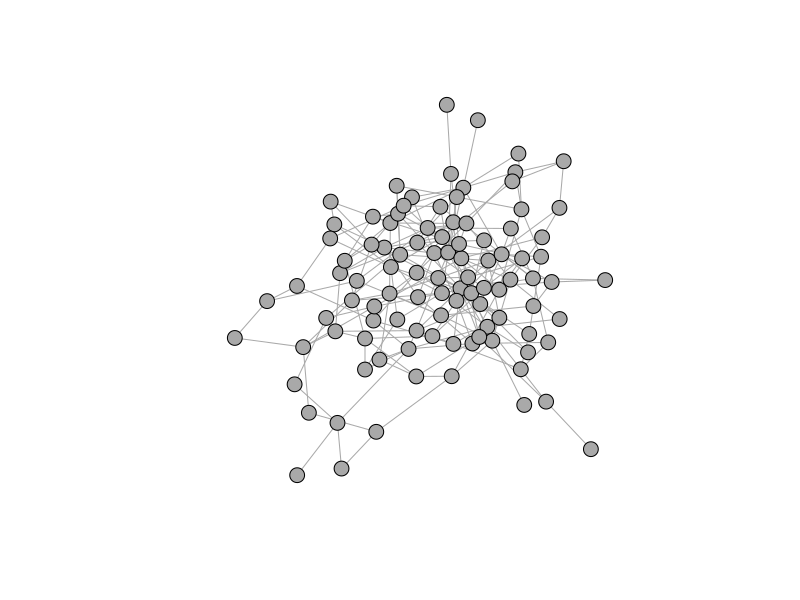
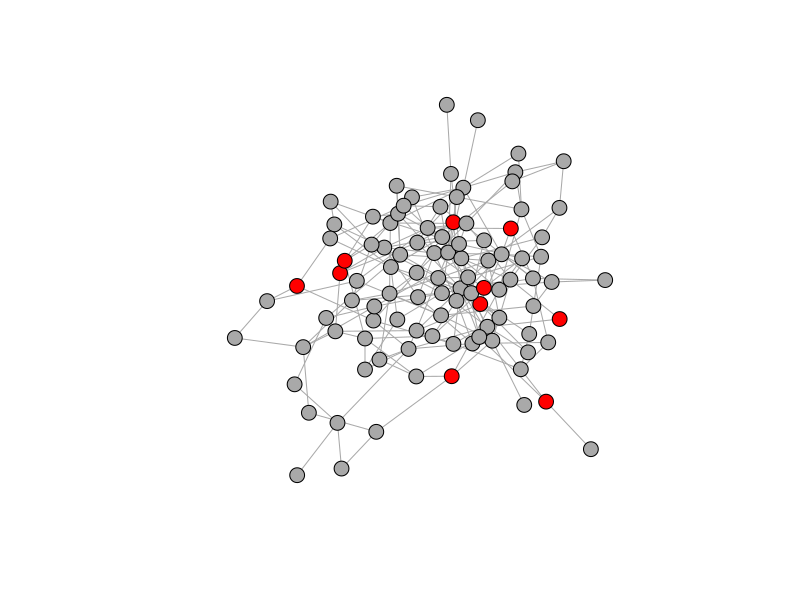
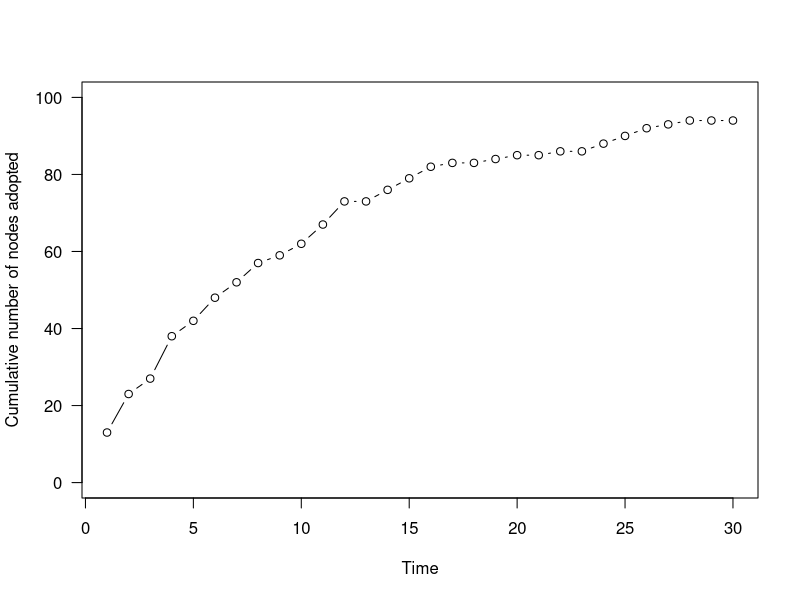
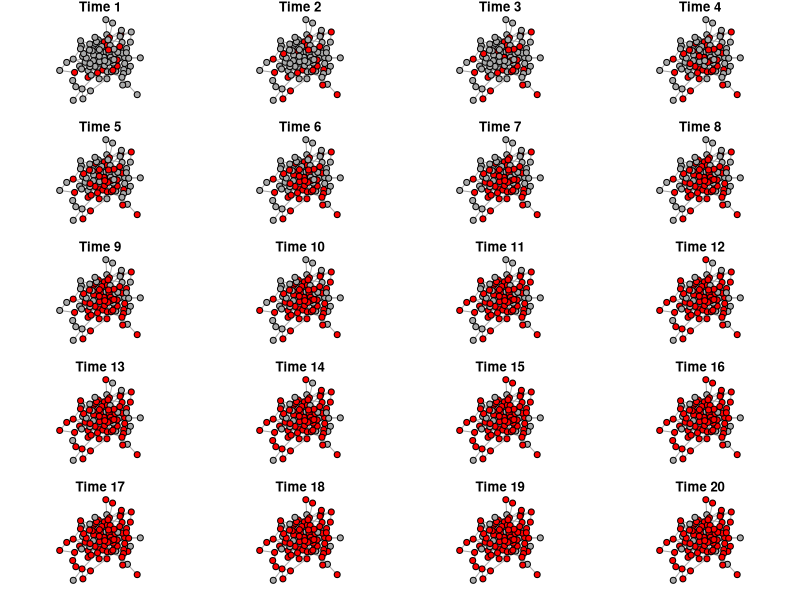
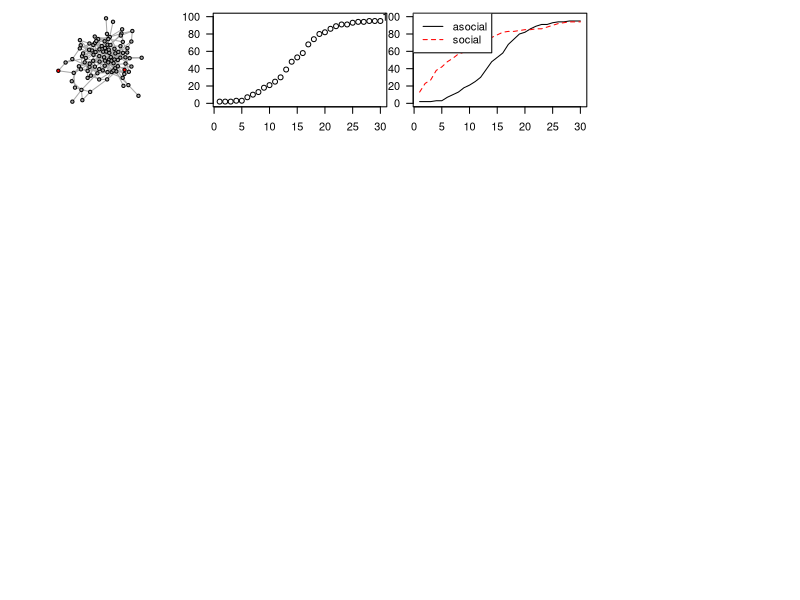
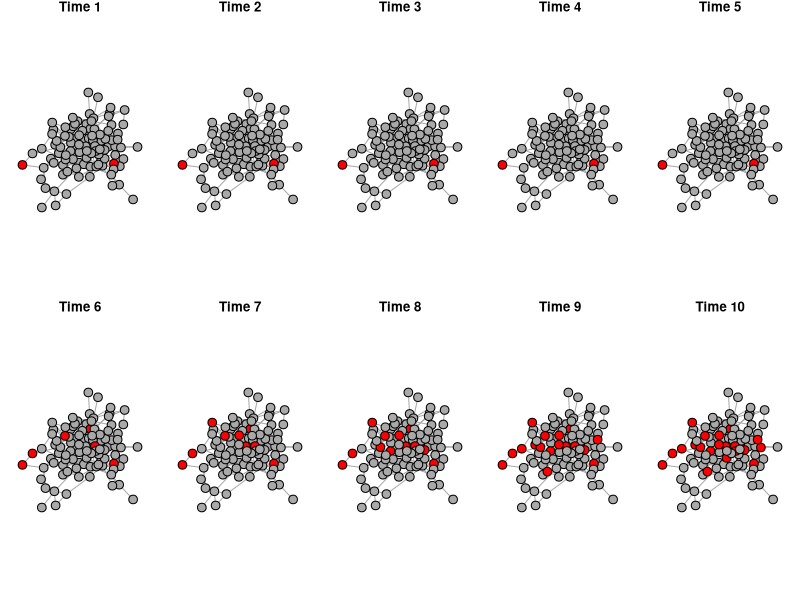

The R source for these figures, in order:
## ---- chunk 1
library(knitr)
knitr::opts_chunk$set(fig.width=5, fig.height=4.5, message=F) 
set.seed(2)
## ---- chunk 2
library(igraph)
## ---- chunk 3
set.seed(4)
n=100
g=erdos.renyi.game(n, p=0.05)
V(g)$status=0 #the 'innovation adoption status' for each individual. All initially 0.
## ---- chunk 4
l=layout_with_fr(g)
plot(g, vertex.label="", vertex.size=8, vertex.color="darkgray", layout=l)
## ---- chunk 5
x=0.1
## ---- chunk 6
naive=which(V(g)$status==0) #which individuals have not adopted yet?

adopt=sample(c(1,0), length(naive), prob=c(x, 1-x), replace=T) #based on the probabilities, flip a coin for each naive individual and determine if the individual adopts the innovation in the current time step

V(g)$status[naive][which(adopt==1)]=1 #change status of individuals whose status is 0 and is in the list of new adopters 

plot(g, vertex.label="", vertex.color=c("darkgray", "red")[V(g)$status+1], vertex.size=8, layout=l)
## ---- chunk 7
t=30
g.time=list()
V(g)$status=0
for(j in 1:t){
  naive=which(V(g)$status==0) 
  adopt=sample(c(1,0), length(naive), prob=c(x, 1-x), replace=T)
  V(g)$status[naive][which(adopt==1)]=1 
  g.time[[j]]=g
}
## ---- chunk 8
n.adopt.asocial=sapply(g.time, function(x) length(which(V(x)$status==1))) #for each time step, count the number of individuals that have adopted the innovation
plot(n.adopt.asocial, type="b", las=1, ylab="Cumulative number of nodes adopted", xlab="Time", ylim=c(0,100))
## ---- chunk 9
def.par <- par(no.readonly = TRUE)
layout(matrix(1:20, byrow=T, nrow=5))
par(mar=c(1,1,1,1))
for(i in 1:20){
  v.col=c("darkgray", "red")[V(g.time[[i]])$status+1]
  plot(g.time[[i]], vertex.label="", vertex.color=v.col, layout=l, main=paste("Time",i))
}
## ---- chunk 10
set.seed(4)
n=100
g2=erdos.renyi.game(n, p=0.05)
## ---- chunk 11
V(g2)$status=0 # Create a vertex attribute for adoption status. 1 if the node has adopted the innovation. 0 if not.
seed=sample(V(g2),2) #select 2 innovators
V(g2)$status[seed]=1 #These 'seed' individuals get a status of 1 at the beginning.
plot(g2, vertex.label="", vertex.size=8, vertex.color=c("darkgray", "red")[V(g2)$status+1], layout=l)
## ---- chunk 12
tau = 0.1
## ---- chunk 13
t=30 #time steps to run the simulation
g2.time=list() #empty list to store the output networks
for(j in 1:t){
  nei.adopt=sapply(V(g2), function(x) sum(V(g2)$status[neighbors(g,x)]))
  p=(1-exp(-tau*nei.adopt))*abs(V(g2)$status-1) #here, we multiply the probabilities by 0 if node is already adopted, and 1 if not yet adopted
  adopters=sapply(p, function(x) sample(c(1,0), 1, prob=c(x, 1-x)))
  V(g2)$status[which(adopters==1)]=1
  g2.time[[j]]=g2
}

## ---- chunk 14
n.adopt.social=sapply(g2.time, function(x) length(which(V(x)$status==1))) #for each time step, count the number of adopters.

plot(n.adopt.social, type="b", las=1, ylab="Cumulative number of nodes adopted", xlab="Time", ylim=c(0,100))
## ---- chunk 15

plot(n.adopt.social, type="l", lty=1, col="black",las=1, ylab="Cumulative number of nodes adopted", xlab="Time", ylim=c(0,100))
points(n.adopt.asocial, type="l", las=1, lty=2, col="red")
legend("topleft", lty=c(1,2), col=c("black", "red"), legend=c("asocial", "social"))
## ---- chunk 16
layout(matrix(1:10, byrow=T, nrow=2))
par(mar=c(1,1,1,1))
for(i in 1:10){
  v.col=c("darkgray", "red")[V(g2.time[[i]])$status+1]
  plot(g2.time[[i]], vertex.label="", vertex.color=v.col, layout=l, main=paste("Time",i))
}
par(def.par)
